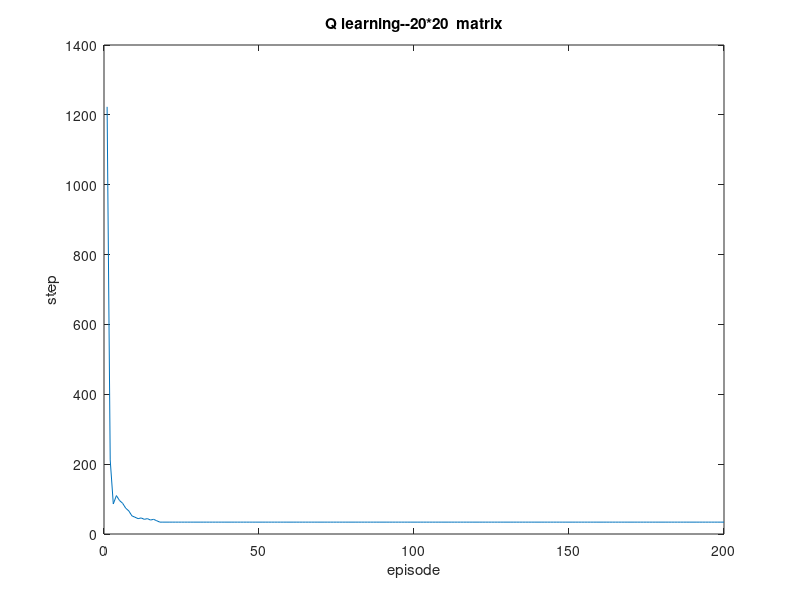

This figure's MATLAB source:
%%%%%%%%%%%%%%%%%%%%%%%%%%%%%%%%%%%%%%%%%%%%%%%%%%%%%%%%%%%%%%%%%%%%%%%%%%%%%%%%%%%%%%%%%
% Project <  Implement q_learning big matrix >
% Motive  : This is a very simple example show how q_learning works
% Date    : 2016/09/10
% Author  : Kun Da Lin
% Comments: Language: Matlab. 

% This is the most important formula of q_learning
% Q(state,x1)=  oldQ + alpha * (R(state,x1)+ (gamma * MaxQ(x1)) - oldQ);

% Here is state information
% (1,1) (1,2) (1,3) (1,4) (1,5) (1,6)     wall wall wall wall wall wall
% (2,1) (2,2) (2,3) (2,4) (2,5) (2,6)     wall                     wall
% (3,1) (3,2) (3,3) (3,4) (3,5) (3,6)     wall                     wall
% (4,1) (4,2) (4,3) (4,4) (4,5) (4,6)     wall                     wall
% (5,1) (5,2) (5,3) (5,4) (5,5) (5,6)     wall                     wall
% (6,1) (6,2) (6,3) (6,4) (6,5) (6,6)     wall wall wall wall wall wall

% start position:(2,2)
% goal  position:(5,5)

% Through this program you can see how agent learn to find a best way to
% reach it's goal. If agent bump into the wall, we will give -1 as the
% negative reward. On the controry, if agent hit the goal, we will give +1
% as the positive reward. You will see the q table gradually being an
% optimizing value and converge to the opitimal value.
%%%%%%%%%%%%%%%%%%%%%%%%%%%%%%%%%%%%%%%%%%%%%%%%%%%%%%%%%%%%%%%%%%%%%%%%%%%%%%%%%%%%%%%%%


% The above example is about 4*4 matrix with two other dimention of wall.
% So it's totally 6*6 matrix. If you want to some more big matrix, feel free
% to modify to the size what you want from goal_x or goal_y. And don't
% forget to change max_round as well.

clear;
%% Set your goal position
goal_x=20;
goal_y=20;
max_round=200;

qtable = zeros(goal_x+1,goal_y+1,4);
qtable_p = zeros(goal_x+1,goal_y+1,4);
round = 0;

initial_epsilon=1;
final_epsilon=0;
epsilon =initial_epsilon;
epsilon_p = initial_epsilon;

while round<max_round
  map_matrix=zeros(goal_x+1,goal_y+1);
  map_matrix(1:goal_x+1,1)=-1;
  map_matrix(1:goal_x+1,goal_y+1)=-1;
  map_matrix(1,1:goal_y+1)=-1;
  map_matrix(goal_x+1,1:goal_y+1)=-1;
% map_matrix = [1,1,1,1,1,1;
%               1,0,0,0,0,1;
%               1,0,0,0,0,1;
%               1,0,0,0,0,1;
%               1,0,0,0,0,1;
%               1,1,1,1,1,1];
     
      
round=round+1;
position_x=2;
position_y=2;
count=0;

if epsilon >= final_epsilon
    epsilon = epsilon-(initial_epsilon - final_epsilon) / 50
end 
if epsilon_p >= final_epsilon
    epsilon_p = epsilon_p-(0.1 - final_epsilon) / 5
end 
disp([num2str(epsilon_p),num2str(epsilon)]);
% disp(['position_x: ',num2str(position_x),'  position_y: ',num2str(position_y)]); 
%input('');
while ~(position_x==goal_x-1 && position_y==goal_y-1) 
    a=0.9;
	b=0.8;
    
% plot_action_matrix_n(qtable,position_x,position_y,goal_x,1);
% plot_action_matrix_n(qtable_p,position_x,position_y,goal_x,2);
    
reward=0;
penalty=0;
count=count+1;
rand_action = floor(mod(rand*10,4))+1;
[max_q, max_index] = max([qtable(position_x,position_y,1) qtable(position_x,position_y,2) qtable(position_x,position_y,3) qtable(position_x,position_y,4)]);
[max_q_p, max_index_p] = max([qtable_p(position_x,position_y,1) qtable_p(position_x,position_y,2) qtable_p(position_x,position_y,3) qtable_p(position_x,position_y,4)]);
% [max_q, max_index] = max([qtable(position_x,position_y,1)+qtable_p(position_x,position_y,1) qtable(position_x,position_y,2)+qtable_p(position_x,position_y,2) qtable(position_x,position_y,3)+qtable_p(position_x,position_y,3) qtable(position_x,position_y,4)+qtable_p(position_x,position_y,4)]);

% if rand<epsilon_p
%     action = max_index_p;    
% elseif rand>=epsilon_p && rand<epsilon
%     action = rand_action;    
% else
%     action = max_index;
% end

% if rand<epsilon
%     action = rand_action;
% else
%     action = max_index;    
% end
action = max_index;    
% if((qtable(position_x,position_y,rand_action)+qtable_p(position_x,position_y,rand_action))>=(qtable(position_x,position_y,max_index)+qtable_p(position_x,position_y,max_index)))
%     action = rand_action;
% else
%     action = max_index;
% end

% if(qtable(position_x,position_y,rand_action)>=qtable(position_x,position_y,max_index))
%     action = rand_action;
% else
%     action = max_index;
% end



map_matrix(position_x,position_y)=count;

pre_position_x=position_x;
pre_position_y=position_y;

switch action
     
    case 1
        position_x = pre_position_x-1;   %up
    case 2
        position_x = pre_position_x+1;  %down
    case 3
        position_y = pre_position_y-1;  %left
    case 4
        position_y = pre_position_y+1;  %right
    
end



    if(position_x==1 || position_x==goal_x || position_y==1 || position_y==goal_y)
        position_x = pre_position_x;
        position_y = pre_position_y;
        reward=0;
        penalty=-100;
        b=0;
        %disp('wall');
    end
    
    if(position_x==goal_x-1 && position_y==goal_y-1)
        reward=1;
        penalty=0;
        b=0;
    end
    
    [max_qtable, max_qtable_index] = max([qtable(position_x,position_y,1) qtable(position_x,position_y,2) qtable(position_x,position_y,3) qtable(position_x,position_y,4)]);
    [min_qtable, min_qtable_index] = min([qtable_p(position_x,position_y,1) qtable_p(position_x,position_y,2) qtable_p(position_x,position_y,3) qtable_p(position_x,position_y,4)]);
    
% You can also uncomment this to see how agen move step by step
% disp(['position_x: ',num2str(position_x),'  position_y: ',num2str(position_y)]); 

% if count>20000
%     test=0
% end
%% This is how magic happened
    
   old_q_p=qtable_p(pre_position_x,pre_position_y,action);
   new_q_p=old_q_p+a*(penalty+b*min_qtable-old_q_p);
   qtable_p(pre_position_x,pre_position_y,action)=new_q_p;
   
   old_q=qtable(pre_position_x,pre_position_y,action);
%    new_q=old_q+a*(reward+b*max_qtable-old_q);
%    new_q=(1-a)*old_q+a*(reward+b*max_qtable);
   new_q=(1-a)*old_q+a*(reward+b*max_qtable+penalty+b*min_qtable-old_q_p);
%     if penalty==-100
%         new_q = -100
%     else
%         new_q=(1-a)*old_q+a*(reward+b*max_qtable+penalty+b*min_qtable-old_q_p);
%     end
    
   qtable(pre_position_x,pre_position_y,action)=new_q;

   
   
  end
save_round(round,:)=  count;
disp(['round:',num2str(round),' step:',num2str(count)]);
      
end
disp(['If you can see the least step: ',num2str(goal_x+goal_y-4), ' in the end, then it']);
disp('means the agent have already found the best way');
disp('to reach the goal. If not, you should change your max_round');
disp('to a bigger number');
disp('');

if(goal_x<10 && goal_y<10)
disp('Here is how agent move:');
disp(map_matrix);
end

plot(save_round);
title(['Q learning--',num2str(goal_x),'*',num2str(goal_y),'  matrix']);
xlabel('episode');
ylabel('step');

%plot_action(qtable,position_x,position_y);